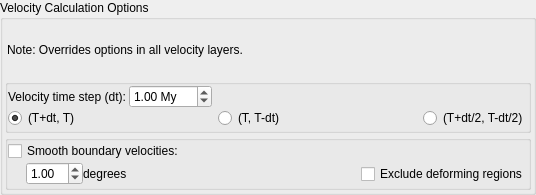
<?xml version="1.0" encoding="UTF-8"?>
<ui version="4.0">
 <class>ExportVelocityCalculationOptionsWidget</class>
 <widget class="QWidget" name="ExportVelocityCalculationOptionsWidget">
  <property name="geometry">
   <rect>
    <x>0</x>
    <y>0</y>
    <width>536</width>
    <height>195</height>
   </rect>
  </property>
  <property name="windowTitle">
   <string>Form</string>
  </property>
  <layout class="QVBoxLayout" name="verticalLayout_2">
   <property name="spacing">
    <number>0</number>
   </property>
   <property name="margin">
    <number>0</number>
   </property>
   <item>
    <widget class="QGroupBox" name="velocity_calculation_options_group_box">
     <property name="title">
      <string>Velocity Calculation Options</string>
     </property>
     <layout class="QVBoxLayout" name="verticalLayout_4">
      <property name="spacing">
       <number>2</number>
      </property>
      <property name="margin">
       <number>2</number>
      </property>
      <item>
       <layout class="QHBoxLayout" name="horizontalLayout_11">
        <property name="spacing">
         <number>0</number>
        </property>
        <property name="leftMargin">
         <number>2</number>
        </property>
        <item>
         <widget class="QLabel" name="label">
          <property name="text">
           <string>Note: Overrides options in all velocity layers.</string>
          </property>
         </widget>
        </item>
        <item>
         <spacer name="horizontalSpacer_6">
          <property name="orientation">
           <enum>Qt::Horizontal</enum>
          </property>
          <property name="sizeHint" stdset="0">
           <size>
            <width>40</width>
            <height>20</height>
           </size>
          </property>
         </spacer>
        </item>
       </layout>
      </item>
      <item>
       <widget class="QGroupBox" name="velocity_delta_time_options_group_box">
        <property name="title">
         <string/>
        </property>
        <layout class="QVBoxLayout" name="verticalLayout">
         <property name="spacing">
          <number>0</number>
         </property>
         <property name="margin">
          <number>0</number>
         </property>
         <item>
          <layout class="QHBoxLayout" name="horizontalLayout_5">
           <property name="spacing">
            <number>3</number>
           </property>
           <item>
            <widget class="QLabel" name="velocity_delta_time_label">
             <property name="text">
              <string>Velocity time step (dt):</string>
             </property>
            </widget>
           </item>
           <item>
            <widget class="QDoubleSpinBox" name="velocity_delta_time_spinbox">
             <property name="keyboardTracking">
              <bool>false</bool>
             </property>
             <property name="suffix">
              <string> My</string>
             </property>
             <property name="decimals">
              <number>2</number>
             </property>
             <property name="minimum">
              <double>0.010000000000000</double>
             </property>
             <property name="maximum">
              <double>100.000000000000000</double>
             </property>
             <property name="singleStep">
              <double>0.200000000000000</double>
             </property>
             <property name="value">
              <double>1.000000000000000</double>
             </property>
            </widget>
           </item>
           <item>
            <spacer name="horizontalSpacer_5">
             <property name="orientation">
              <enum>Qt::Horizontal</enum>
             </property>
             <property name="sizeHint" stdset="0">
              <size>
               <width>40</width>
               <height>20</height>
              </size>
             </property>
            </spacer>
           </item>
          </layout>
         </item>
         <item>
          <layout class="QHBoxLayout" name="horizontalLayout_8">
           <property name="spacing">
            <number>0</number>
           </property>
           <item>
            <widget class="QRadioButton" name="radio_t_plus_dt_to_t">
             <property name="text">
              <string>(T+dt, T)</string>
             </property>
             <property name="checked">
              <bool>true</bool>
             </property>
            </widget>
           </item>
           <item>
            <spacer name="horizontalSpacer_8">
             <property name="orientation">
              <enum>Qt::Horizontal</enum>
             </property>
             <property name="sizeHint" stdset="0">
              <size>
               <width>40</width>
               <height>20</height>
              </size>
             </property>
            </spacer>
           </item>
           <item>
            <widget class="QRadioButton" name="radio_t_to_t_minus_dt">
             <property name="text">
              <string>(T, T-dt)</string>
             </property>
             <property name="checked">
              <bool>false</bool>
             </property>
            </widget>
           </item>
           <item>
            <spacer name="horizontalSpacer_9">
             <property name="orientation">
              <enum>Qt::Horizontal</enum>
             </property>
             <property name="sizeHint" stdset="0">
              <size>
               <width>40</width>
               <height>20</height>
              </size>
             </property>
            </spacer>
           </item>
           <item>
            <widget class="QRadioButton" name="radio_t_plus_dt_2_to_t_minus_dt_2">
             <property name="text">
              <string>(T+dt/2, T-dt/2)</string>
             </property>
            </widget>
           </item>
          </layout>
         </item>
        </layout>
       </widget>
      </item>
      <item>
       <widget class="QGroupBox" name="velocity_smoothing_options_group_box">
        <layout class="QVBoxLayout" name="verticalLayout_3">
         <property name="spacing">
          <number>0</number>
         </property>
         <property name="margin">
          <number>0</number>
         </property>
         <item>
          <layout class="QHBoxLayout" name="horizontalLayout_2">
           <property name="spacing">
            <number>0</number>
           </property>
           <item>
            <widget class="QCheckBox" name="velocity_smoothing_check_box">
             <property name="text">
              <string>Smooth boundary velocities:</string>
             </property>
            </widget>
           </item>
          </layout>
         </item>
         <item>
          <layout class="QHBoxLayout" name="horizontalLayout_10">
           <property name="spacing">
            <number>0</number>
           </property>
           <property name="leftMargin">
            <number>18</number>
           </property>
           <item>
            <widget class="QWidget" name="velocity_smoothing_controls" native="true">
             <layout class="QHBoxLayout" name="horizontalLayout_12">
              <property name="spacing">
               <number>0</number>
              </property>
              <property name="margin">
               <number>0</number>
              </property>
              <item>
               <widget class="QDoubleSpinBox" name="velocity_smoothing_distance_spinbox">
                <property name="keyboardTracking">
                 <bool>false</bool>
                </property>
                <property name="minimum">
                 <double>0.100000000000000</double>
                </property>
                <property name="maximum">
                 <double>90.000000000000000</double>
                </property>
                <property name="singleStep">
                 <double>0.100000000000000</double>
                </property>
                <property name="value">
                 <double>1.000000000000000</double>
                </property>
               </widget>
              </item>
              <item>
               <widget class="QLabel" name="velocity_smoothing_degrees_label">
                <property name="text">
                 <string>degrees</string>
                </property>
               </widget>
              </item>
              <item>
               <spacer name="horizontalSpacer_10">
                <property name="orientation">
                 <enum>Qt::Horizontal</enum>
                </property>
                <property name="sizeHint" stdset="0">
                 <size>
                  <width>40</width>
                  <height>20</height>
                 </size>
                </property>
               </spacer>
              </item>
              <item>
               <widget class="QCheckBox" name="exclude_smoothing_in_deforming_regions_check_box">
                <property name="text">
                 <string>Exclude deforming regions</string>
                </property>
               </widget>
              </item>
             </layout>
            </widget>
           </item>
          </layout>
         </item>
        </layout>
       </widget>
      </item>
     </layout>
    </widget>
   </item>
  </layout>
 </widget>
 <resources>
  <include location="../qt-resources/qt_widgets.qrc"/>
 </resources>
 <connections/>
</ui>
